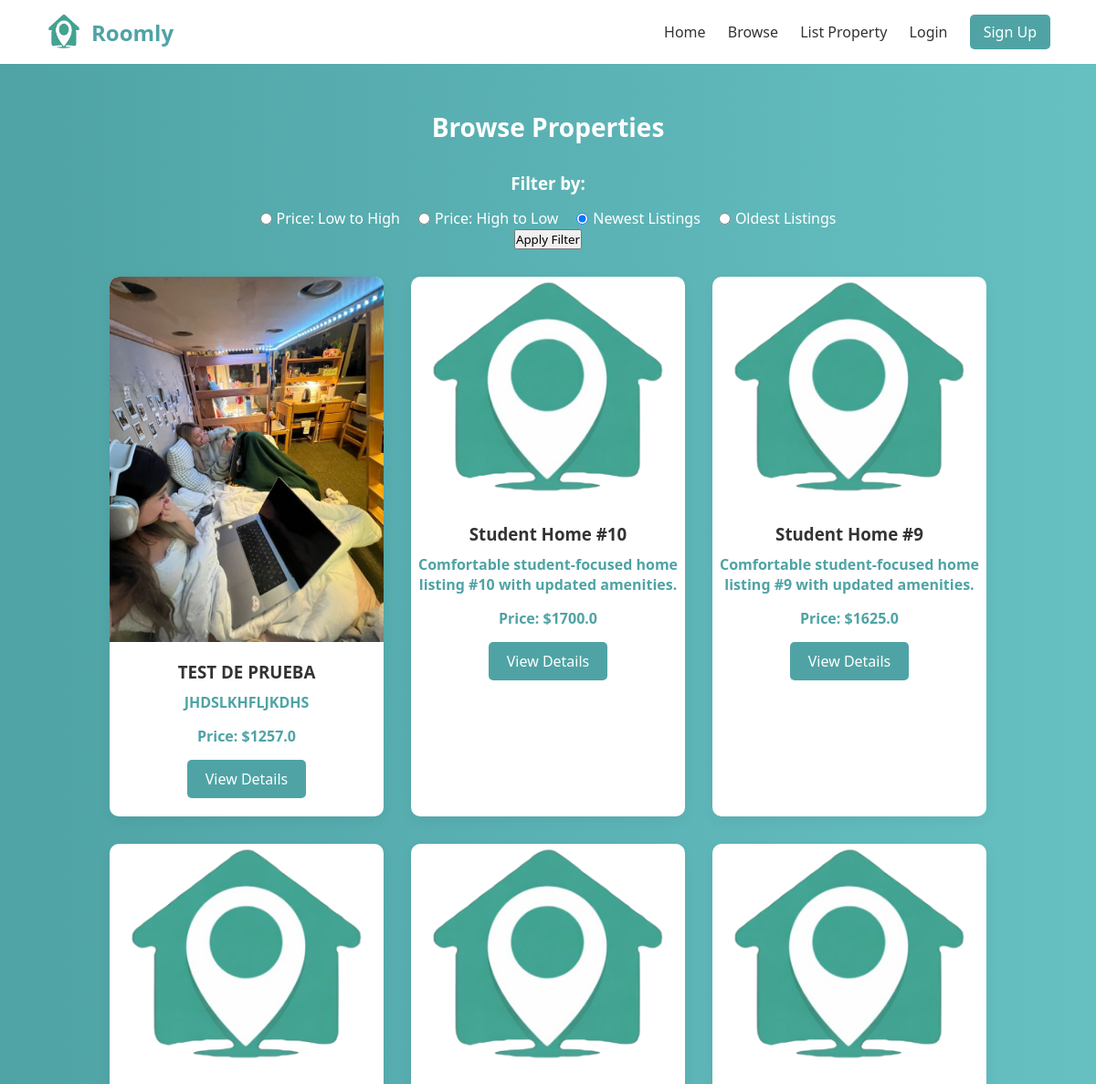
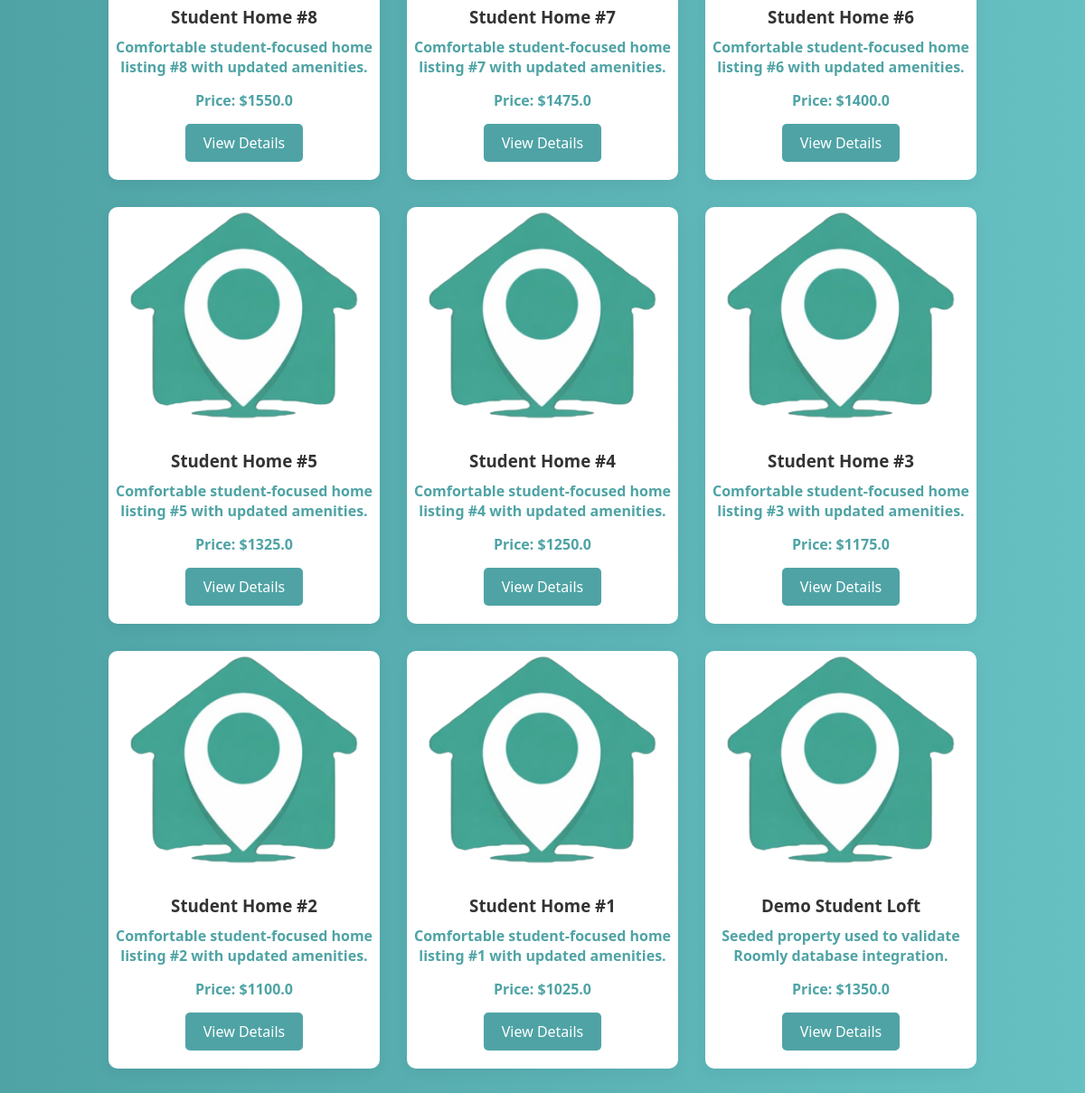
Screenshot of /browse with the database file from the repository (2 pictures, top to bottom).
### website/models.py (models this page shows)
class Property(db.Model):
    __tablename__ = 'PROPERTY'
    property_id_pk = db.Column(db.Integer, primary_key=True)
    title = db.Column(db.String(255), nullable=False)
    description = db.Column(db.Text, nullable=False)
    address = db.Column(db.String(255), nullable=False)
    city = db.Column(db.String(255), nullable=False)
    state = db.Column(db.String(255), nullable=False)
    country = db.Column(db.String(255), nullable=False)
    postal_code = db.Column(db.String(10), nullable=False)
    price_per_month = db.Column(db.Float, nullable=False)
    deposit_amount = db.Column(db.Float, nullable=False)
    number_of_bedrooms = db.Column(db.Integer, nullable=False)
    sqr_ft = db.Column(db.Integer, nullable=False)
    availability_status = db.Column(db.Boolean, nullable=False)
    owner_id_fk = db.Column(db.Integer, nullable=False)
    university_id_fk = db.Column(db.Integer, nullable=True)
    images = db.relationship('PropertyImage', backref='property', lazy='select')
    @property
    def id(self):
        return self.property_id_pk
    @property
    def price(self):
        return self.price_per_month
    @property
    def image_url(self):
        if self.images:
            return self.images[0].image_url
        return '/static/logoRoomly.png'

class PropertyImage(db.Model):
    __tablename__ = 'PROPERTY_IMAGES'
    image_id_pk = db.Column(db.Integer, primary_key=True)
    image_url = db.Column(db.String(255), nullable=False)
    property_id_fk = db.Column(db.Integer, db.ForeignKey('PROPERTY.property_id_pk'), nullable=False)

### website/views.py (the view)
@views.route('/browse')
def browse():
    selected_filter = request.args.get('filter', 'newest')
    query = Property.query.filter_by(availability_status=True)
    if selected_filter == 'price_low_high':
        query = query.order_by(Property.price_per_month.asc())
    elif selected_filter == 'price_high_low':
        query = query.order_by(Property.price_per_month.desc())
    elif selected_filter == 'oldest':
        query = query.order_by(Property.property_id_pk.asc())
    else:
        selected_filter = 'newest'
        query = query.order_by(Property.property_id_pk.desc())
    properties = query.all()
    return render_template('browse.html', properties=properties, selected_filter=selected_filter)

### website/templates/browse.html (shortened to what this page needs)
<!DOCTYPE html>
<html lang="en">
<head>
    <link rel="stylesheet" href="{{ url_for('static', filename='styles.css') }}">
</head>
<body>
    <header>
        <div class="logoRoomly">
            <img src="{{ url_for('static', filename='logoRoomly.png') }}" alt="Roomly Icon" class="header-icon">
            Roomly
            </div>
        <nav>
            <a href="{{ url_for('views.home') }}">Home</a>
            <a href="{{ url_for('views.browse') }}">Browse</a>
            <a href="{{ url_for('views.list_property') }}">List Property</a>
            {% if session.get('account_id') %}
                <span class="nav-user">Hi, {{ session.get('account_first_name') }}</span>
                <a href="{{ url_for('auth.logout') }}" class="signup-btn">Log Out</a>
            {% else %}
                <a href="{{ url_for('auth.login') }}">Login</a>
                <a href="{{ url_for('auth.signup') }}" class="signup-btn">Sign Up</a>
            {% endif %}
        </nav>
    </header>
    <section class="browse-container">
        <h2>Browse Properties</h2>
        <div class="filter-section">
            <h3>Filter by:</h3>
            <form method="GET" action="{{ url_for('views.browse') }}">
                <div class="filter-options">
                    <label><input type="radio" name="filter" value="price_low_high" {% if selected_filter == 'price_low_high' %}checked{% endif %}> Price: Low to High</label>
                    <label><input type="radio" name="filter" value="price_high_low" {% if selected_filter == 'price_high_low' %}checked{% endif %}> Price: High to Low</label>
                    <label><input type="radio" name="filter" value="newest" {% if selected_filter == 'newest' %}checked{% endif %}> Newest Listings</label>
                    <label><input type="radio" name="filter" value="oldest" {% if selected_filter == 'oldest' %}checked{% endif %}> Oldest Listings</label>
                </div>
                <button type="submit">Apply Filter</button>
            </form>
        </div>
        <div class="property-listings">
            {% for property in properties %}
                <div class="property-card">
                    <img src="{{ property.image_url }}" alt="{{ property.title }}">
                    <h3>{{ property.title }}</h3>
                    <p>{{ property.description }}</p>
                    <p>Price: ${{ property.price }}</p>
                    <a href="{{ url_for('views.property_detail', property_id=property.id) }}" class="view-details-btn">View Details</a>
                </div>
            {% endfor %}
        </div>
    </section>
</body>
</html>

### website/static/styles.css (style rules this page uses)
* { margin: 0; padding: 0; box-sizing: border-box; font-family: 'Segoe UI', sans-serif; }
body { background-color: #f8f9fa; color: #333; }
header { display: flex; justify-content: space-between; align-items: center; padding: 15px 50px; background-color: white; box-shadow: 0 2px 5px rgba(0,0,0,0.05); }
.header-icon { height: 40px; width: 40px; margin-right: 10px; vertical-align: middle; }
.logoRoomly { display: flex; align-items: center; font-size: 24px; font-weight: 700; color: #4FA3A5; }
nav a { margin-left: 20px; text-decoration: none; color: #333; font-weight: 500; }
.signup-btn { background-color: #4FA3A5; color: white; padding: 8px 15px; border-radius: 5px; }
.browse-container { padding: 50px; text-align: center; background: linear-gradient(to right, #4FA3A5, #66c0c2); min-height: calc(100vh - 70px); }
.browse-container h2 { margin-bottom: 30px; font-size: 28px; color: white; }
.browse-container .property-listings { display: flex; justify-content: center; gap: 30px; flex-wrap: wrap; }
.browse-container .property-card { background-color: white; width: 300px; border-radius: 10px; box-shadow: 0 5px 15px rgba(0,0,0,0.05); padding-bottom: 20px; transition: transform 0.3s ease; }
.browse-container .property-card img { width: 100%; border-radius: 10px 10px 0 0; }
.browse-container .property-card h3 { margin: 15px 0 10px; }
.browse-container .property-card p { margin-bottom: 15px; font-weight: bold; color: #4FA3A5; }
.browse-container .property-card .view-details-btn { display: inline-block; padding: 10px 20px; background-color: #4FA3A5; color: white; border-radius: 5px; text-decoration: none; cursor: pointer; }
.browse-container .filter-section { margin-bottom: 30px; }
.browse-container .filter-section h3 { margin-bottom: 15px; color: white; }
.browse-container .filter-section .filter-options { display: flex; gap: 20px; justify-content: center; }
.browse-container .filter-section .filter-options label { display: flex; align-items: center; gap: 5px; color: white; }

### rows the page displays
Property: image_url (picture), title "TEST DE PRUEBA", description "JHDSLKHFLJKDHS", price "1257.0"
Property: title "Student Home #10", description "Comfortable student-focused home listing #10 with updated amenities.", price "1700.0"
Property: title "Student Home #9", description "Comfortable student-focused home listing #9 with updated amenities.", price "1625.0"
Property: title "Student Home #8", description "Comfortable student-focused home listing #8 with updated amenities.", price "1550.0"
Property: title "Student Home #7", description "Comfortable student-focused home listing #7 with updated amenities.", price "1475.0"
Property: title "Student Home #6", description "Comfortable student-focused home listing #6 with updated amenities.", price "1400.0"
Property: title "Student Home #5", description "Comfortable student-focused home listing #5 with updated amenities.", price "1325.0"
Property: title "Student Home #4", description "Comfortable student-focused home listing #4 with updated amenities.", price "1250.0"
Property: title "Student Home #3", description "Comfortable student-focused home listing #3 with updated amenities.", price "1175.0"
Property: title "Student Home #2", description "Comfortable student-focused home listing #2 with updated amenities.", price "1100.0"
Property: title "Student Home #1", description "Comfortable student-focused home listing #1 with updated amenities.", price "1025.0"
Property: title "Demo Student Loft", description "Seeded property used to validate Roomly database integration.", price "1350.0"
